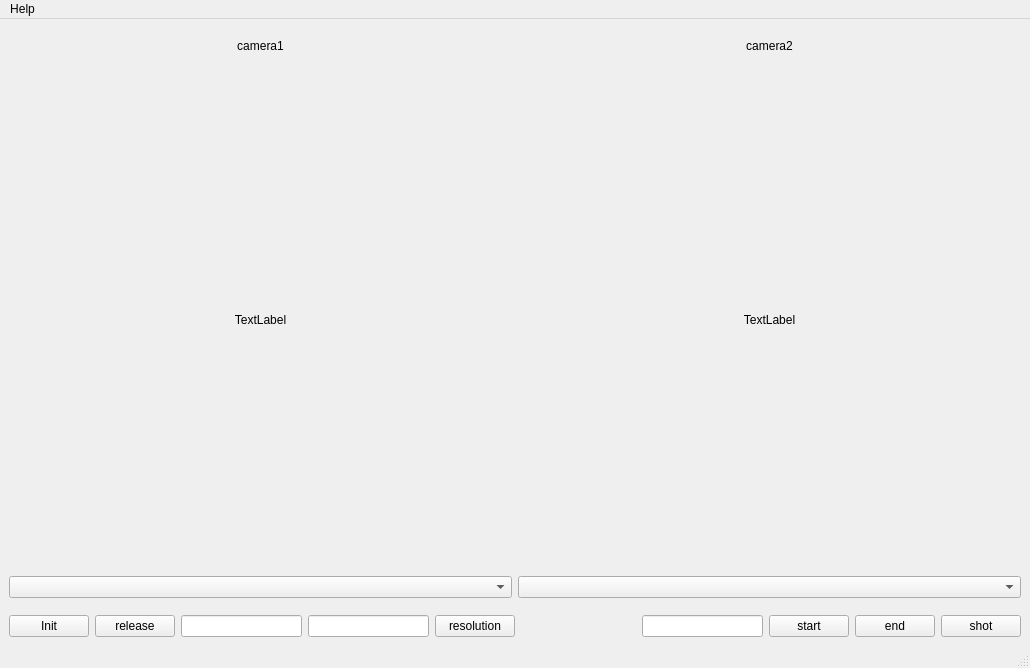
<?xml version="1.0" encoding="UTF-8"?>
<ui version="4.0">
 <class>MainWindow</class>
 <widget class="QMainWindow" name="MainWindow">
  <property name="geometry">
   <rect>
    <x>0</x>
    <y>0</y>
    <width>1030</width>
    <height>668</height>
   </rect>
  </property>
  <property name="windowTitle">
   <string>Image Processing</string>
  </property>
  <widget class="QWidget" name="centralwidget">
   <layout class="QVBoxLayout" name="verticalLayout_4">
    <item>
     <layout class="QHBoxLayout" name="h_img_lay">
      <item>
       <layout class="QVBoxLayout" name="original_img_v_lay">
        <item>
         <spacer name="verticalSpacer">
          <property name="orientation">
           <enum>Qt::Vertical</enum>
          </property>
          <property name="sizeHint" stdset="0">
           <size>
            <width>20</width>
            <height>40</height>
           </size>
          </property>
         </spacer>
        </item>
        <item>
         <widget class="QLabel" name="original_name_lbl">
          <property name="text">
           <string>camera1</string>
          </property>
          <property name="scaledContents">
           <bool>false</bool>
          </property>
          <property name="alignment">
           <set>Qt::AlignCenter</set>
          </property>
         </widget>
        </item>
        <item>
         <spacer name="verticalSpacer_2">
          <property name="orientation">
           <enum>Qt::Vertical</enum>
          </property>
          <property name="sizeHint" stdset="0">
           <size>
            <width>20</width>
            <height>40</height>
           </size>
          </property>
         </spacer>
        </item>
        <item>
         <widget class="QLabel" name="original_frame_lbl">
          <property name="minimumSize">
           <size>
            <width>500</width>
            <height>500</height>
           </size>
          </property>
          <property name="text">
           <string>TextLabel</string>
          </property>
          <property name="alignment">
           <set>Qt::AlignCenter</set>
          </property>
         </widget>
        </item>
        <item>
         <widget class="QComboBox" name="selecamera1"/>
        </item>
        <item>
         <spacer name="verticalSpacer_3">
          <property name="orientation">
           <enum>Qt::Vertical</enum>
          </property>
          <property name="sizeHint" stdset="0">
           <size>
            <width>20</width>
            <height>40</height>
           </size>
          </property>
         </spacer>
        </item>
       </layout>
      </item>
      <item>
       <layout class="QVBoxLayout" name="processed_img_v_lay">
        <item>
         <spacer name="verticalSpacer_4">
          <property name="orientation">
           <enum>Qt::Vertical</enum>
          </property>
          <property name="sizeHint" stdset="0">
           <size>
            <width>20</width>
            <height>40</height>
           </size>
          </property>
         </spacer>
        </item>
        <item>
         <widget class="QLabel" name="processed_name_lbl">
          <property name="text">
           <string>camera2</string>
          </property>
          <property name="alignment">
           <set>Qt::AlignCenter</set>
          </property>
         </widget>
        </item>
        <item>
         <spacer name="verticalSpacer_5">
          <property name="orientation">
           <enum>Qt::Vertical</enum>
          </property>
          <property name="sizeHint" stdset="0">
           <size>
            <width>20</width>
            <height>40</height>
           </size>
          </property>
         </spacer>
        </item>
        <item>
         <widget class="QLabel" name="processed_frame_lbl">
          <property name="minimumSize">
           <size>
            <width>500</width>
            <height>500</height>
           </size>
          </property>
          <property name="baseSize">
           <size>
            <width>0</width>
            <height>0</height>
           </size>
          </property>
          <property name="text">
           <string>TextLabel</string>
          </property>
          <property name="alignment">
           <set>Qt::AlignCenter</set>
          </property>
         </widget>
        </item>
        <item>
         <widget class="QComboBox" name="selecamera2"/>
        </item>
        <item>
         <spacer name="verticalSpacer_6">
          <property name="orientation">
           <enum>Qt::Vertical</enum>
          </property>
          <property name="sizeHint" stdset="0">
           <size>
            <width>20</width>
            <height>40</height>
           </size>
          </property>
         </spacer>
        </item>
       </layout>
      </item>
     </layout>
    </item>
    <item>
     <layout class="QHBoxLayout" name="h_btn_lay">
      <item>
       <widget class="QPushButton" name="initButton">
        <property name="text">
         <string>Init</string>
        </property>
       </widget>
      </item>
      <item>
       <widget class="QPushButton" name="pushButton">
        <property name="text">
         <string>release</string>
        </property>
       </widget>
      </item>
      <item>
       <widget class="QLineEdit" name="lineEdit_2"/>
      </item>
      <item>
       <widget class="QLineEdit" name="lineEdit_3"/>
      </item>
      <item>
       <widget class="QPushButton" name="fblButton">
        <property name="text">
         <string>resolution</string>
        </property>
       </widget>
      </item>
      <item>
       <spacer name="horizontalSpacer">
        <property name="orientation">
         <enum>Qt::Horizontal</enum>
        </property>
        <property name="sizeHint" stdset="0">
         <size>
          <width>40</width>
          <height>20</height>
         </size>
        </property>
       </spacer>
      </item>
      <item>
       <widget class="QLineEdit" name="lineEdit"/>
      </item>
      <item>
       <widget class="QPushButton" name="startButton">
        <property name="text">
         <string>start</string>
        </property>
       </widget>
      </item>
      <item>
       <widget class="QPushButton" name="endButton">
        <property name="text">
         <string>end</string>
        </property>
       </widget>
      </item>
      <item>
       <widget class="QPushButton" name="shotButton">
        <property name="text">
         <string>shot</string>
        </property>
       </widget>
      </item>
     </layout>
    </item>
    <item>
     <layout class="QVBoxLayout" name="v_filters_lay"/>
    </item>
   </layout>
  </widget>
  <widget class="QMenuBar" name="menubar">
   <property name="geometry">
    <rect>
     <x>0</x>
     <y>0</y>
     <width>1030</width>
     <height>23</height>
    </rect>
   </property>
   <widget class="QMenu" name="menuHelp">
    <property name="title">
     <string>Help</string>
    </property>
    <addaction name="actionAbout"/>
   </widget>
   <addaction name="menuHelp"/>
  </widget>
  <widget class="QStatusBar" name="statusbar"/>
  <action name="actionOpen_image">
   <property name="text">
    <string>Open image</string>
   </property>
  </action>
  <action name="actionSave_original_image">
   <property name="text">
    <string>Save original image</string>
   </property>
  </action>
  <action name="actionSave_processed_image">
   <property name="text">
    <string>Save processed image</string>
   </property>
  </action>
  <action name="actionExit">
   <property name="text">
    <string>Exit</string>
   </property>
  </action>
  <action name="actionLicense">
   <property name="text">
    <string>License</string>
   </property>
  </action>
  <action name="actionAbout">
   <property name="text">
    <string>About</string>
   </property>
  </action>
 </widget>
 <resources/>
 <connections/>
</ui>
